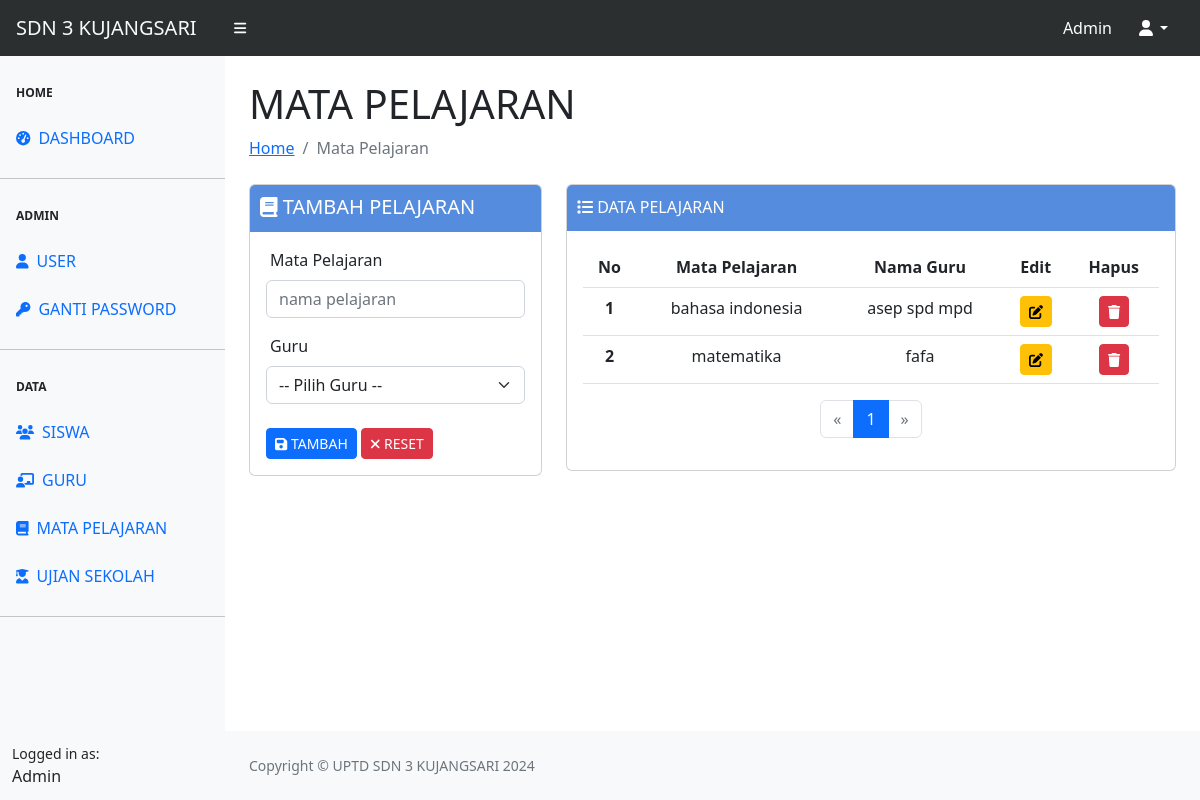
The app's page /pelajaran/pelajaran.php (signed in) with its own data.
### tables this page shows
CREATE TABLE `tbl_pelajaran` (
  `id` int(11) NOT NULL,
  `pelajaran` varchar(50) NOT NULL,
  `guru` varchar(50) NOT NULL,
  `kelas` int(50) DEFAULT NULL
);

### pelajaran/pelajaran.php (the view, shortened to what this page needs)
<?php
require_once "../config.php";
require_once "../template/header.php";
require_once "../template/sidebar.php";
require_once "../template/navbar.php";
?>
<div id="layoutSidenav_content">
    <main>
        <div class="container-fluid px-4">
            <h1 class="mt-4">MATA PELAJARAN</h1>
            <ol class="breadcrumb mb-4">
                <li class="breadcrumb-item "><a href="../index.php">Home</a></li>
                <li class="breadcrumb-item active">Mata Pelajaran</li>
            </ol>
            <div class="row">
                <div class="col-4">
                    <div class="card">
                        <div class="card-header">
                            <span class="h5 my-2"><i class="fa-solid fa-book"></i></i> TAMBAH PELAJARAN</span>
                        </div>
                        <div class="card-body">
                            <form action="proses-pelajaran.php" method="POST">
                                <div class="mb-3">
                                    <label for="pelajaran" class="form-label ps-1">Mata Pelajaran</label>
                                    <input type="text" class="form-control" id="pelajaran" name="pelajaran" placeholder="nama pelajaran" required>
                                </div>
                                <div class="mb-3">
                                    <label for="guru" class="form-label ps-1">Guru</label>
                                    <select name="guru" id="guru" class="form-select" required>
                                        <option value="" selected>-- Pilih Guru --</option>
                                    </select>
                                </div>
                                <button type="submit" class="btn btn-sm btn-primary mt-2" name="simpan"><i class="fa-solid fa-floppy-disk"></i> TAMBAH</button>
                                <button type="reset" class="btn btn-sm btn-danger mt-2" name="reset"><i class="fa-solid fa-xmark"></i> RESET</button>
                            </form>
                        </div>
                    </div>
                </div>
                <div class="col-8">
                    <div class="card">
                        <div class="card-header">
                            <i class="fa-solid fa-list"></i> DATA PELAJARAN
                        </div>
                        <div class="card-body">
                            <table class="table table-hover text-center" id="datatablesSimple">
                                <thead>
                                    <tr>
                                        <th scope="col">
                                            <center>No</center>
                                        </th>
                                        <th scope="col">
                                            <center>Mata Pelajaran</center>
                                        </th>
                                        <th scope="col">
                                            <center>Nama Guru</center>
                                        </th>
                                        <th scope="col">
                                            <center>Edit</center>
                                        </th>
                                        <th scope="col">
                                            <center>Hapus</center>
                                        </th>
                                    </tr>
                                </thead>
                                <tbody>
                                    <?php
                                    $no = 1;
                                    $keyboard = '';
                                    $page = isset($_GET['page']) ? $_GET['page'] : 1;
                                    $limit = 10;
                                    $offset = ($page - 1) * $limit;
                                    $queryPelajaran = mysqli_query($koneksi, "SELECT * FROM tbl_pelajaran WHERE pelajaran LIKE '%$keyboard%' OR guru LIKE '%$keyboard%' LIMIT $limit OFFSET $offset");
                                    if (mysqli_num_rows($queryPelajaran) > 0) {
                                        while ($data = mysqli_fetch_array($queryPelajaran)) {
                                    ?>
                                            <tr>
                                                <th scope="row"><?= $no++ ?></th>
                                                <td><?= $data['pelajaran'] ?></td>
                                                <td><?= $data['guru'] ?></td>
                                                <td align="center">
                                                    <a href="edit-pelajaran.php?id=<?= $data['id'] ?>" class="btn btn-sm btn-warning" title="Edit Pelajaran"><i class="fa-solid fa-pen-to-square"></i></a>
                                                </td>
                                                <td align="center">
                                                    <button type="button" data-id="<?= $data['id'] ?>" id="btnHapus" class="btn btn-sm btn-danger" title="Hapus Pelajaran"><i class="fa-solid fa-trash"></i></button>
                                                </td>
                                            </tr>
                                    <?php
                                        }
                                    } else {
                                        echo '<tr><td colspan="5">Data tidak ditemukan</td></tr>';
                                    }
                                    ?>
                                </tbody>
                            </table>
                            <nav aria-label="Page navigation example">
                                <ul class="pagination justify-content-center">
                                    <li class="page-item <?php if ($page <= 1) echo 'disabled'; ?>">
                                        <a class="page-link" href="?page=<?php echo ($page > 1) ? ($page - 1) : 1; ?>" aria-label="Previous">
                                            <span aria-hidden="true">&laquo;</span>
                                        </a>
                                    </li>
                                    <?php
                                    $total_pages = ceil(mysqli_num_rows(mysqli_query($koneksi, "SELECT * FROM tbl_pelajaran WHERE pelajaran LIKE '%$keyboard%' OR guru LIKE '%$keyboard%'")) / $limit);
                                    for ($i = 1; $i <= $total_pages; $i++) {
                                    ?>
                                        <li class="page-item <?php if ($page == $i) echo 'active'; ?>"><a class="page-link" href="?page=<?php echo $i; ?>"><?php echo $i; ?></a></li>
                                    <?php
                                    }
                                    ?>
                                    <li class="page-item <?php if ($page >= $total_pages) echo 'disabled'; ?>">
                                        <a class="page-link" href="?page=<?php echo ($page < $total_pages) ? ($page + 1) : $total_pages; ?>" aria-label="Next">
                                            <span aria-hidden="true">&raquo;</span>
                                        </a>
                                    </li>
                                </ul>
                            </nav>
                        </div>
                    </div>
                </div>
            </div>
        </div>
    </main>
    <?php
    require_once "../template/footer.php";
    ?>

### pelajaran/pelajaran.php (style rules this page uses)
.card-header { background-color: #568CDD; color: #fff; padding: 10px; border-bottom: 2px solid #568CDD; }

### records on screen
tbl_pelajaran: pelajaran "bahasa indonesia", guru "asep spd mpd"
tbl_pelajaran: pelajaran "matematika", guru "fafa"
